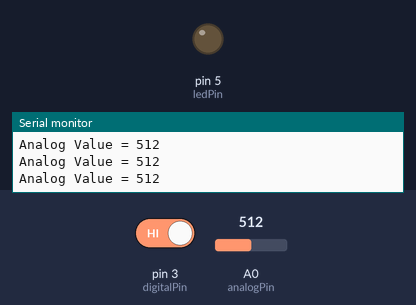
This sketch was run on a simulated Arduino Uno, built with avr-gcc and run on an emulated ATmega328P. Shown: output pins drawn as LEDs (lit = HIGH), the last lines printed to the serial monitor. Dashed ring = blinking. Inputs (shaded band) come from the test bench; at power-on: pin 3 (digitalPin) HIGH, A0 (analogPin) = 512.

Above: at 1.2 s.
1.3 s: pin 3 (digitalPin) driven LOW
At 2.1 s:
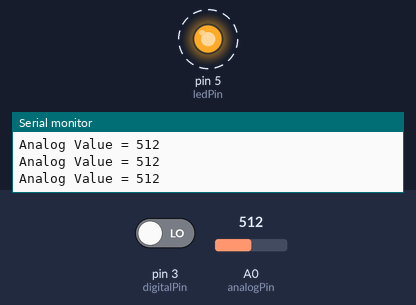
4.3 s: A0 (analogPin) set to 108
5.8 s: A0 (analogPin) set to 89
8.8 s: pin 3 (digitalPin) driven HIGH
At 9.8 s:
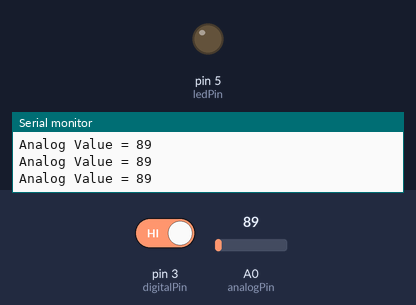
Timing chart, 0 to 11.8 s (numbered marks = the images above; inputs shaded):
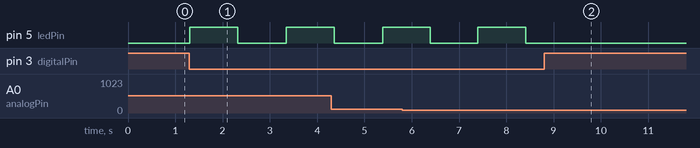

The sketch:

DBmeter.ino
```cpp
const PROGMEM int ledPin = 5;
const PROGMEM int digitalPin = 3;
const PROGMEM int analogPin = A0;

const int delayTime = 1000;

unsigned long previousMillis = 0;
bool ledState = LOW;

void setup(){
  Serial.begin(9600);
  pinMode(ledPin, OUTPUT);
  pinMode(digitalPin, INPUT);
}

void checkAnalog(){
  static int maxA = 0;
  static int minA = 1023;
  int aValue = 0;
  float volts;
  float maxVolts;
  float minVolts;

  aValue = analogRead(analogPin);

  if (aValue < minA) {minA = aValue;}
  if (aValue > maxA) {maxA = aValue;}

  volts = (aValue*5.0)/1024.0;
  minVolts = (minA*5.0)/1024.0;
  maxVolts = (maxA*5.0)/1024.0;

  Serial.print("Analog Value = ");Serial.println(aValue);//, DEC);
/*  Serial.print(" Max = ");Serial.print(maxA);
  Serial.print(" Min = ");Serial.print(minA);
  Serial.print(" minVolts = ");Serial.print(minVolts);
  Serial.print(" maxVolts = ");Serial.print (maxVolts);
  Serial.print(" volts = ");Serial.println(volts);*/

   //PRINT INFO FUNCTION HERE

}

void checkDigital(){
  bool dValue = HIGH;
  unsigned long currentMillis = millis();

  dValue = digitalRead(digitalPin);

  if (((currentMillis - previousMillis) > delayTime) && (dValue == LOW)) {
    ledState = !ledState;
    digitalWrite(ledPin, ledState);
    previousMillis = currentMillis;

  }

  //Serial.print("Digital value = ");Serial.println(dValue);

}


void loop(){

  checkAnalog();
  checkDigital();

}
```

Measured:
- after the input at 1.3 s, pin 5 (ledPin): LOW → HIGH at once, → LOW 1.0 s later, → HIGH 1.0 s later
- after the input at 8.8 s, pin 5 (ledPin): stops changing and stays LOW
